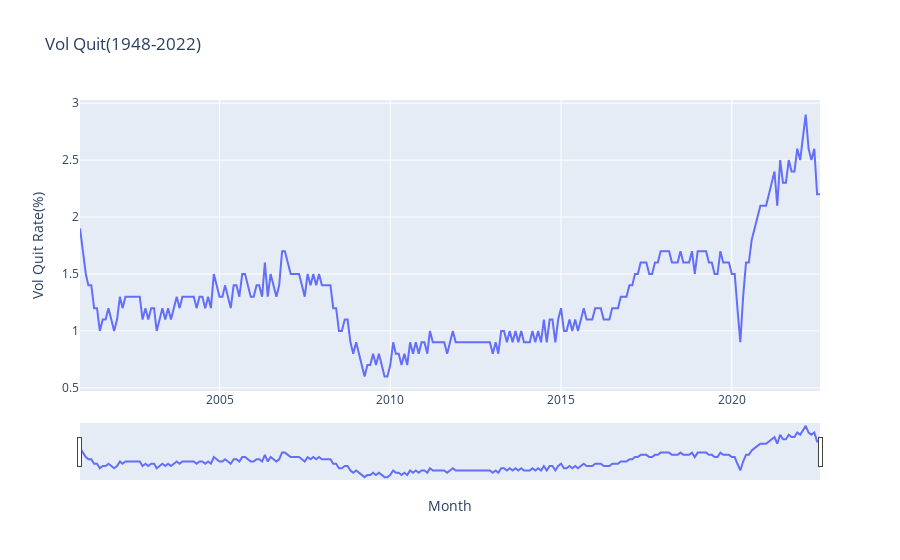

Notebook cell for this chart:
### Code cell
fig2 = go.Figure()

fig2.add_trace(go.Line(x=b_index[0], y=b[0], name='UNRATE LEVEL'))

fig2.update_layout(title_text = 'Vol Quit(1948-2022)', xaxis_title='Month', yaxis_title='Vol Quit Rate(%)',
                  xaxis=dict(rangeslider=dict(visible=True)))

fig2.show()

### Figure 1 — Plotly figure (JSON) as saved in the notebook; plotly's stock layout.template omitted (floating-point values rounded to 4 significant figures; data arrays with more than 128 entries replaced by an {"elided": "..."} marker saying what was removed)
{"data": [{"name": "UNRATE LEVEL", "type": "scatter", "x": {"elided": "261 str values"}, "y": {"elided": "261 float values"}}], "layout": {"title": {"text": "Vol Quit(1948-2022)"}, "xaxis": {"rangeslider": {"visible": true}, "title": {"text": "Month"}}, "yaxis": {"title": {"text": "Vol Quit Rate(%)"}}}}
